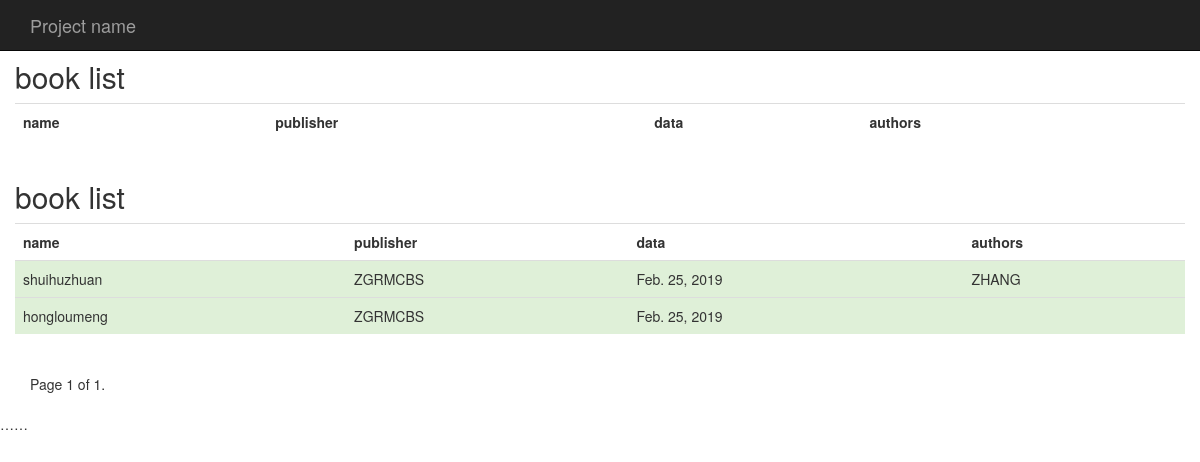
The page /books/ on the database its author committed.
### books/models.py (models this page shows, shortened)
class Book(models.Model):
    title = models.CharField(max_length=100)
    authors = models.ManyToManyField(Author)
    publisher = models.ForeignKey(Publisher, on_delete=models.CASCADE,)
    publication_date = models.DateField()

class Publisher(models.Model):
    name = models.CharField(max_length=30)
    address = models.CharField(max_length=50)
    city = models.CharField(max_length=60)
    state_province = models.CharField(max_length=30)
    country = models.CharField(max_length=50)
    website = models.URLField()

class Author(models.Model):
    first_name = models.CharField(max_length=30)
    last_name = models.CharField(max_length=40)
    email = models.EmailField()

### books/views.py (the view)
def table(request):
    books = Book.objects.all()
    paginator = Paginator(books, 2)
    page = request.GET.get('page')
    try:
        contacts = paginator.page(page)
    except PageNotAnInteger:
        contacts = paginator.page(1)
    except EmptyPage:
        contacts = paginator.page(paginator.num_pages)
    return render(request, 'table.html', {'pages': contacts})

### books/templates/table.html (shortened to what this page needs)
<!DOCTYPE html>
<html lang="zh-CN">
<head>
    {% load bootstrap3 %}
    {% bootstrap_css %}
</head>
<body>
<nav class="navbar navbar-inverse navbar-fixed-top">
    <div class="container">
        <div class="navbar-header">
            <a class="navbar-brand" href="#">Project name</a>
        </div>
    </div>
</nav>
<br><br>
<div class="container">
    <div class="row">
        <h2>book list</h2>
        <table class='table'>
            <th>name</th><th>publisher</th><th>data</th><th>authors</th>
        </table>
    </div>
</div>
</body>
</html>
<div class="container">
    <div class="row">
        <h2>book list</h2>
        <table class='table'>
            <th>name</th>
            <th>publisher</th>
            <th>data</th>
            <th>authors</th>
            {% for book in pages %}
            <tr class='success'>
                <td>{{book.title}}</td>
                <td>{{ book.publisher.name }}</td>
                <td>{{book.publication_date}}</td>
                <td>
                    {% for author in book.authors.values %}
                    {{author.first_name}}
                    {% endfor %}
                </td>
                {% endfor %}
            </tr>
        </table>
    </div>
    <div class="pagination">
        <span class="step-links">
                <span class="current">
                    Page {{ pages.number }} of {{ pages.paginator.num_pages }}.
                </span>
        </span>
    </div>
</div>
……

### rows shown on the page
Book: title "shuihuzhuan", publisher.name "ZGRMCBS", publication_date "Feb. 25, 2019"
Author: first_name "ZHANG"
Book: title "hongloumeng", publisher.name "ZGRMCBS", publication_date "Feb. 25, 2019"

### other values the page prints
{{ pages.number }} "1"
{{ pages.paginator.num_pages }} "1"
